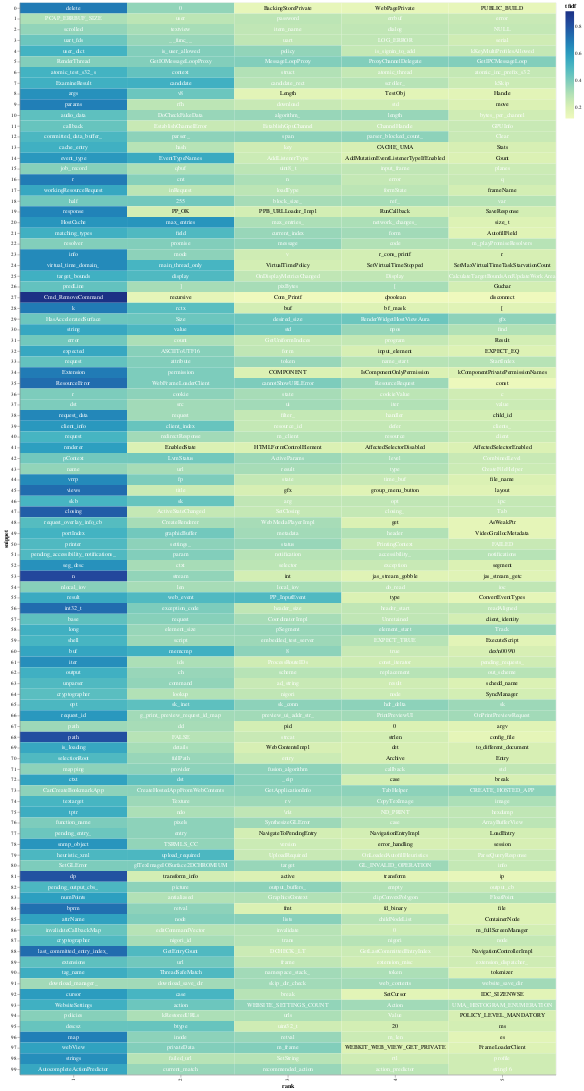

This figure's notebook cell:
### Code cell
# display the three superimposed visualizations
(heatmap + text).properties(width = 1000)

### Figure 1 — Vega-Lite specification as saved in the notebook (floating-point values rounded to 4 significant figures; data arrays with more than 128 entries replaced by an {"elided": "..."} marker saying what was removed)
{"config": {"view": {"continuousWidth": 300, "continuousHeight": 300}}, "layer": [{"mark": {"type": "rect"}, "encoding": {"color": {"field": "tfidf", "type": "quantitative"}, "x": {"field": "rank", "type": "ordinal"}, "y": {"field": "snippet", "type": "nominal"}}, "transform": [{"window": [{"op": "rank", "field": "", "as": "rank"}], "groupby": ["snippet"], "sort": [{"field": "tfidf", "order": "descending"}]}]}, {"mark": {"type": "text", "baseline": "middle"}, "encoding": {"color": {"condition": {"test": "(datum.tfidf >= 0.23)", "value": "white"}, "value": "black"}, "text": {"field": "term", "type": "nominal"}, "x": {"field": "rank", "type": "ordinal"}, "y": {"field": "snippet", "type": "nominal"}}, "transform": [{"window": [{"op": "rank", "field": "", "as": "rank"}], "groupby": ["snippet"], "sort": [{"field": "tfidf", "order": "descending"}]}]}], "data": {"name": "data-7915f6e3513838a572e4da2b2054b9de"}, "width": 1000, "$schema": "https://vega.github.io/schema/vega-lite/v5.16.3.json", "datasets": {"data-7915f6e3513838a572e4da2b2054b9de": {"elided": "500 records"}}}
